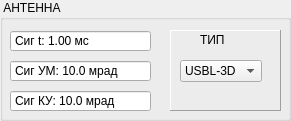
    <widget class="QGroupBox" name="groupBox_6">
     <property name="geometry">
      <rect>
       <x>170</x>
       <y>10</y>
       <width>291</width>
       <height>121</height>
      </rect>
     </property>
     <property name="title">
      <string> АНТЕННА</string>
     </property>
     <widget class="QDoubleSpinBox" name="doubleSpinBox_7">
      <property name="geometry">
       <rect>
        <x>10</x>
        <y>90</y>
        <width>141</width>
        <height>22</height>
       </rect>
      </property>
      <property name="buttonSymbols">
       <enum>QAbstractSpinBox::NoButtons</enum>
      </property>
      <property name="prefix">
       <string>Сиг КУ: </string>
      </property>
      <property name="suffix">
       <string> мрад</string>
      </property>
      <property name="decimals">
       <number>1</number>
      </property>
      <property name="maximum">
       <double>100.000000000000000</double>
      </property>
      <property name="singleStep">
       <double>1.000000000000000</double>
      </property>
      <property name="stepType">
       <enum>QAbstractSpinBox::AdaptiveDecimalStepType</enum>
      </property>
      <property name="value">
       <double>10.000000000000000</double>
      </property>
     </widget>
     <widget class="QDoubleSpinBox" name="doubleSpinBox_8">
      <property name="geometry">
       <rect>
        <x>10</x>
        <y>30</y>
        <width>141</width>
        <height>22</height>
       </rect>
      </property>
      <property name="buttonSymbols">
       <enum>QAbstractSpinBox::NoButtons</enum>
      </property>
      <property name="prefix">
       <string>Сиг t: </string>
      </property>
      <property name="suffix">
       <string> мс</string>
      </property>
      <property name="maximum">
       <double>1000.000000000000000</double>
      </property>
      <property name="singleStep">
       <double>1.000000000000000</double>
      </property>
      <property name="value">
       <double>1.000000000000000</double>
      </property>
     </widget>
     <widget class="QDoubleSpinBox" name="doubleSpinBox_13">
      <property name="geometry">
       <rect>
        <x>10</x>
        <y>60</y>
        <width>141</width>
        <height>22</height>
       </rect>
      </property>
      <property name="buttonSymbols">
       <enum>QAbstractSpinBox::NoButtons</enum>
      </property>
      <property name="prefix">
       <string>Сиг УМ: </string>
      </property>
      <property name="suffix">
       <string> мрад</string>
      </property>
      <property name="decimals">
       <number>1</number>
      </property>
      <property name="maximum">
       <double>100.000000000000000</double>
      </property>
      <property name="singleStep">
       <double>1.000000000000000</double>
      </property>
      <property name="stepType">
       <enum>QAbstractSpinBox::AdaptiveDecimalStepType</enum>
      </property>
      <property name="value">
       <double>10.000000000000000</double>
      </property>
     </widget>
     <widget class="QFrame" name="frame_8">
      <property name="geometry">
       <rect>
        <x>170</x>
        <y>30</y>
        <width>111</width>
        <height>81</height>
       </rect>
      </property>
      <property name="frameShape">
       <enum>QFrame::Panel</enum>
      </property>
      <property name="frameShadow">
       <enum>QFrame::Raised</enum>
      </property>
      <widget class="QLabel" name="label_60">
       <property name="geometry">
        <rect>
         <x>30</x>
         <y>0</y>
         <width>131</width>
         <height>20</height>
        </rect>
       </property>
       <property name="text">
        <string>ТИП </string>
       </property>
      </widget>
      <widget class="QComboBox" name="comboBox_5">
       <property name="geometry">
        <rect>
         <x>10</x>
         <y>30</y>
         <width>89</width>
         <height>25</height>
        </rect>
       </property>
       <property name="toolTipDuration">
        <number>-1</number>
       </property>
       <property name="currentText">
        <string>USBL-3D</string>
       </property>
       <property name="currentIndex">
        <number>2</number>
       </property>
       <property name="sizeAdjustPolicy">
        <enum>QComboBox::AdjustToContents</enum>
       </property>
       <property name="modelColumn">
        <number>0</number>
       </property>
       <item>
        <property name="text">
         <string>LBL</string>
        </property>
       </item>
       <item>
        <property name="text">
         <string>USBL-2D</string>
        </property>
       </item>
       <item>
        <property name="text">
         <string>USBL-3D</string>
        </property>
       </item>
      </widget>
     </widget>
    </widget>
